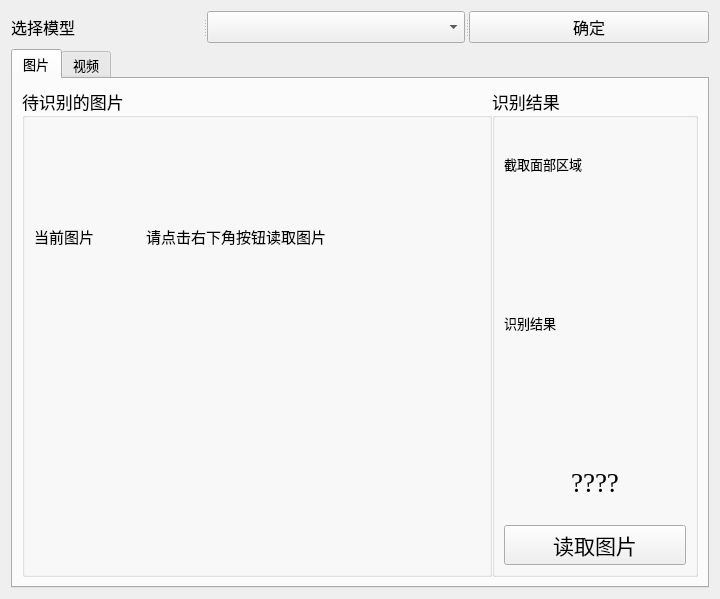
<?xml version="1.0" encoding="UTF-8"?>
<ui version="4.0">
 <class>Inference</class>
 <widget class="QWidget" name="Inference">
  <property name="geometry">
   <rect>
    <x>0</x>
    <y>0</y>
    <width>720</width>
    <height>599</height>
   </rect>
  </property>
  <property name="windowTitle">
   <string>模型部署演示</string>
  </property>
  <layout class="QGridLayout" name="gridLayout">
   <item row="0" column="0">
    <widget class="QSplitter" name="splitter_2">
     <property name="orientation">
      <enum>Qt::Horizontal</enum>
     </property>
     <property name="opaqueResize">
      <bool>true</bool>
     </property>
     <widget class="QLabel" name="label">
      <property name="font">
       <font>
        <family>黑体</family>
        <pointsize>12</pointsize>
       </font>
      </property>
      <property name="text">
       <string>选择模型</string>
      </property>
     </widget>
     <widget class="QComboBox" name="InferenceModels">
      <property name="font">
       <font>
        <family>Times New Roman</family>
        <pointsize>12</pointsize>
       </font>
      </property>
     </widget>
     <widget class="QPushButton" name="SelectInferenceModel">
      <property name="font">
       <font>
        <family>黑体</family>
        <pointsize>12</pointsize>
       </font>
      </property>
      <property name="text">
       <string>确定</string>
      </property>
     </widget>
    </widget>
   </item>
   <item row="1" column="0">
    <widget class="QTabWidget" name="tabWidget">
     <property name="font">
      <font>
       <family>黑体</family>
       <pointsize>10</pointsize>
      </font>
     </property>
     <property name="currentIndex">
      <number>0</number>
     </property>
     <widget class="QWidget" name="Image">
      <attribute name="title">
       <string>图片</string>
      </attribute>
      <layout class="QGridLayout" name="gridLayout_4">
       <item row="0" column="0">
        <widget class="QSplitter" name="splitter_4">
         <property name="font">
          <font>
           <family>黑体</family>
           <pointsize>1</pointsize>
          </font>
         </property>
         <property name="orientation">
          <enum>Qt::Horizontal</enum>
         </property>
         <property name="opaqueResize">
          <bool>true</bool>
         </property>
         <property name="handleWidth">
          <number>0</number>
         </property>
         <widget class="QGroupBox" name="groupBox">
          <property name="font">
           <font>
            <family>黑体</family>
            <pointsize>13</pointsize>
           </font>
          </property>
          <property name="title">
           <string>待识别的图片</string>
          </property>
          <layout class="QGridLayout" name="gridLayout_2">
           <item row="0" column="0">
            <widget class="QSplitter" name="splitter_5">
             <property name="font">
              <font>
               <family>黑体</family>
               <pointsize>13</pointsize>
              </font>
             </property>
             <property name="orientation">
              <enum>Qt::Vertical</enum>
             </property>
             <property name="opaqueResize">
              <bool>true</bool>
             </property>
             <property name="handleWidth">
              <number>0</number>
             </property>
             <widget class="QSplitter" name="splitter">
              <property name="orientation">
               <enum>Qt::Horizontal</enum>
              </property>
              <property name="opaqueResize">
               <bool>true</bool>
              </property>
              <property name="handleWidth">
               <number>0</number>
              </property>
              <widget class="QLabel" name="label_2">
               <property name="font">
                <font>
                 <family>黑体</family>
                 <pointsize>11</pointsize>
                </font>
               </property>
               <property name="text">
                <string>当前图片</string>
               </property>
              </widget>
              <widget class="QLabel" name="CurrentImage">
               <property name="font">
                <font>
                 <family>Times New Roman</family>
                 <pointsize>11</pointsize>
                </font>
               </property>
               <property name="text">
                <string>请点击右下角按钮读取图片</string>
               </property>
              </widget>
             </widget>
             <widget class="QLabel" name="ShowSelectedImage">
              <property name="sizePolicy">
               <sizepolicy hsizetype="Ignored" vsizetype="Ignored">
                <horstretch>0</horstretch>
                <verstretch>0</verstretch>
               </sizepolicy>
              </property>
              <property name="text">
               <string/>
              </property>
              <property name="pixmap">
               <pixmap resource="../assets.qrc">:/emoji/Pages/assets/emoji/1.png</pixmap>
              </property>
              <property name="scaledContents">
               <bool>true</bool>
              </property>
             </widget>
            </widget>
           </item>
          </layout>
         </widget>
         <widget class="QGroupBox" name="groupBox_2">
          <property name="font">
           <font>
            <family>黑体</family>
            <pointsize>13</pointsize>
           </font>
          </property>
          <property name="title">
           <string>识别结果</string>
          </property>
          <layout class="QGridLayout" name="gridLayout_3">
           <item row="0" column="0">
            <widget class="QLabel" name="label_7">
             <property name="font">
              <font>
               <family>黑体</family>
               <pointsize>10</pointsize>
              </font>
             </property>
             <property name="text">
              <string>截取面部区域</string>
             </property>
            </widget>
           </item>
           <item row="1" column="0">
            <widget class="QLabel" name="ShowFaceImage">
             <property name="text">
              <string/>
             </property>
             <property name="pixmap">
              <pixmap resource="../assets.qrc">:/emoji/Pages/assets/emoji/2.png</pixmap>
             </property>
             <property name="scaledContents">
              <bool>true</bool>
             </property>
            </widget>
           </item>
           <item row="2" column="0">
            <widget class="QLabel" name="label_8">
             <property name="font">
              <font>
               <family>黑体</family>
               <pointsize>10</pointsize>
              </font>
             </property>
             <property name="text">
              <string>识别结果</string>
             </property>
            </widget>
           </item>
           <item row="3" column="0">
            <widget class="QLabel" name="ShowEmoji">
             <property name="text">
              <string/>
             </property>
             <property name="pixmap">
              <pixmap resource="../assets.qrc">:/emoji/Pages/assets/emoji/3.png</pixmap>
             </property>
             <property name="scaledContents">
              <bool>true</bool>
             </property>
            </widget>
           </item>
           <item row="4" column="0">
            <widget class="QLabel" name="ResultEmotion">
             <property name="font">
              <font>
               <family>Times New Roman</family>
               <pointsize>20</pointsize>
              </font>
             </property>
             <property name="text">
              <string>????</string>
             </property>
             <property name="textFormat">
              <enum>Qt::AutoText</enum>
             </property>
             <property name="alignment">
              <set>Qt::AlignCenter</set>
             </property>
             <property name="indent">
              <number>0</number>
             </property>
            </widget>
           </item>
           <item row="5" column="0">
            <widget class="QPushButton" name="Start">
             <property name="palette">
              <palette>
               <active>
                <colorrole role="Button">
                 <brush brushstyle="SolidPattern">
                  <color alpha="255">
                   <red>0</red>
                   <green>255</green>
                   <blue>0</blue>
                  </color>
                 </brush>
                </colorrole>
               </active>
               <inactive>
                <colorrole role="Button">
                 <brush brushstyle="SolidPattern">
                  <color alpha="255">
                   <red>240</red>
                   <green>240</green>
                   <blue>240</blue>
                  </color>
                 </brush>
                </colorrole>
               </inactive>
               <disabled>
                <colorrole role="Button">
                 <brush brushstyle="SolidPattern">
                  <color alpha="255">
                   <red>0</red>
                   <green>255</green>
                   <blue>0</blue>
                  </color>
                 </brush>
                </colorrole>
               </disabled>
              </palette>
             </property>
             <property name="font">
              <font>
               <family>黑体</family>
               <pointsize>16</pointsize>
              </font>
             </property>
             <property name="text">
              <string>读取图片</string>
             </property>
             <property name="iconSize">
              <size>
               <width>16</width>
               <height>16</height>
              </size>
             </property>
             <property name="checkable">
              <bool>false</bool>
             </property>
             <property name="autoExclusive">
              <bool>false</bool>
             </property>
            </widget>
           </item>
          </layout>
         </widget>
        </widget>
       </item>
      </layout>
     </widget>
     <widget class="QWidget" name="Video">
      <attribute name="title">
       <string>视频</string>
      </attribute>
      <layout class="QGridLayout" name="gridLayout_5">
       <item row="0" column="0">
        <widget class="QSplitter" name="splitter_6">
         <property name="orientation">
          <enum>Qt::Horizontal</enum>
         </property>
         <property name="opaqueResize">
          <bool>true</bool>
         </property>
         <property name="handleWidth">
          <number>0</number>
         </property>
         <widget class="QGroupBox" name="groupBox_3">
          <property name="font">
           <font>
            <family>黑体</family>
            <pointsize>13</pointsize>
           </font>
          </property>
          <property name="title">
           <string>实时摄像画面</string>
          </property>
          <layout class="QGridLayout" name="gridLayout_6">
           <item row="0" column="0">
            <widget class="QSplitter" name="splitter_3">
             <property name="frameShadow">
              <enum>QFrame::Plain</enum>
             </property>
             <property name="orientation">
              <enum>Qt::Vertical</enum>
             </property>
             <property name="handleWidth">
              <number>0</number>
             </property>
             <property name="childrenCollapsible">
              <bool>true</bool>
             </property>
             <widget class="QPushButton" name="OpenCamera">
              <property name="enabled">
               <bool>true</bool>
              </property>
              <property name="sizePolicy">
               <sizepolicy hsizetype="Minimum" vsizetype="Fixed">
                <horstretch>0</horstretch>
                <verstretch>0</verstretch>
               </sizepolicy>
              </property>
              <property name="sizeIncrement">
               <size>
                <width>0</width>
                <height>0</height>
               </size>
              </property>
              <property name="font">
               <font>
                <family>黑体</family>
                <pointsize>20</pointsize>
                <italic>false</italic>
                <bold>false</bold>
               </font>
              </property>
              <property name="autoFillBackground">
               <bool>false</bool>
              </property>
              <property name="styleSheet">
               <string notr="true">padding:5;
margin:3</string>
              </property>
              <property name="text">
               <string>打开摄像头</string>
              </property>
              <property name="iconSize">
               <size>
                <width>16</width>
                <height>24</height>
               </size>
              </property>
              <property name="flat">
               <bool>false</bool>
              </property>
             </widget>
             <widget class="QLabel" name="VideoCapture">
              <property name="sizePolicy">
               <sizepolicy hsizetype="Ignored" vsizetype="Ignored">
                <horstretch>0</horstretch>
                <verstretch>0</verstretch>
               </sizepolicy>
              </property>
              <property name="text">
               <string/>
              </property>
              <property name="pixmap">
               <pixmap resource="../assets.qrc">:/emoji/Pages/assets/emoji/1.png</pixmap>
              </property>
              <property name="scaledContents">
               <bool>true</bool>
              </property>
             </widget>
            </widget>
           </item>
          </layout>
         </widget>
         <widget class="QGroupBox" name="groupBox_4">
          <property name="font">
           <font>
            <family>黑体</family>
            <pointsize>13</pointsize>
           </font>
          </property>
          <property name="title">
           <string>识别结果</string>
          </property>
          <layout class="QGridLayout" name="gridLayout_7">
           <item row="3" column="0">
            <widget class="QLabel" name="ShowEmoji_2">
             <property name="text">
              <string/>
             </property>
             <property name="pixmap">
              <pixmap resource="../assets.qrc">:/emoji/Pages/assets/emoji/3.png</pixmap>
             </property>
             <property name="scaledContents">
              <bool>true</bool>
             </property>
            </widget>
           </item>
           <item row="0" column="0">
            <widget class="QLabel" name="label_9">
             <property name="font">
              <font>
               <family>黑体</family>
               <pointsize>10</pointsize>
              </font>
             </property>
             <property name="text">
              <string>截取面部区域</string>
             </property>
            </widget>
           </item>
           <item row="4" column="0">
            <widget class="QLabel" name="ResultEmotion_2">
             <property name="font">
              <font>
               <family>Times New Roman</family>
               <pointsize>20</pointsize>
              </font>
             </property>
             <property name="text">
              <string>????</string>
             </property>
             <property name="textFormat">
              <enum>Qt::AutoText</enum>
             </property>
             <property name="alignment">
              <set>Qt::AlignCenter</set>
             </property>
             <property name="indent">
              <number>0</number>
             </property>
            </widget>
           </item>
           <item row="2" column="0">
            <widget class="QLabel" name="label_10">
             <property name="font">
              <font>
               <family>黑体</family>
               <pointsize>10</pointsize>
              </font>
             </property>
             <property name="text">
              <string>识别结果</string>
             </property>
            </widget>
           </item>
           <item row="1" column="0">
            <widget class="QLabel" name="ShowFaceImage_2">
             <property name="text">
              <string/>
             </property>
             <property name="pixmap">
              <pixmap resource="../assets.qrc">:/emoji/Pages/assets/emoji/2.png</pixmap>
             </property>
             <property name="scaledContents">
              <bool>true</bool>
             </property>
            </widget>
           </item>
           <item row="5" column="0">
            <widget class="QPushButton" name="Start_2">
             <property name="palette">
              <palette>
               <active>
                <colorrole role="Button">
                 <brush brushstyle="SolidPattern">
                  <color alpha="255">
                   <red>0</red>
                   <green>255</green>
                   <blue>0</blue>
                  </color>
                 </brush>
                </colorrole>
               </active>
               <inactive>
                <colorrole role="Button">
                 <brush brushstyle="SolidPattern">
                  <color alpha="255">
                   <red>240</red>
                   <green>240</green>
                   <blue>240</blue>
                  </color>
                 </brush>
                </colorrole>
               </inactive>
               <disabled>
                <colorrole role="Button">
                 <brush brushstyle="SolidPattern">
                  <color alpha="255">
                   <red>0</red>
                   <green>255</green>
                   <blue>0</blue>
                  </color>
                 </brush>
                </colorrole>
               </disabled>
              </palette>
             </property>
             <property name="font">
              <font>
               <family>黑体</family>
               <pointsize>16</pointsize>
              </font>
             </property>
             <property name="text">
              <string>开始识别</string>
             </property>
             <property name="iconSize">
              <size>
               <width>16</width>
               <height>16</height>
              </size>
             </property>
             <property name="checkable">
              <bool>false</bool>
             </property>
             <property name="autoExclusive">
              <bool>false</bool>
             </property>
            </widget>
           </item>
          </layout>
         </widget>
        </widget>
       </item>
      </layout>
     </widget>
    </widget>
   </item>
  </layout>
 </widget>
 <resources>
  <include location="../assets.qrc"/>
 </resources>
 <connections/>
</ui>
